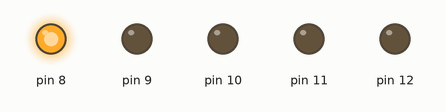
This sketch was run on a simulated Arduino Uno, built with avr-gcc and run on an emulated ATmega328P. On the bench: output pins drawn as LEDs (lit = HIGH). At 0.0 s the program stops and its outputs stay as they are.

Above: at 0.1 s.
Timing chart, 0 to 1.5 s (numbered marks = the images above):
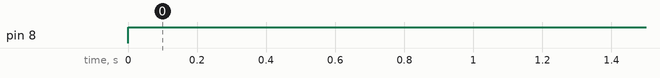

Measured:
- by itself, pin 8: LOW → HIGH at 0.00 s

The sketch:

sketch_jul04d.ino
```cpp
int x,i,j,k,l,m;
int a[33];

void setup() {
  pinMode(12, OUTPUT);
  pinMode(11, OUTPUT);
  pinMode(10, OUTPUT);
  pinMode(9, OUTPUT);
  pinMode(8, OUTPUT);

}

void loop() {

  for(i=0;i<32;i++)
  {
   L1:x=i/2;
      if(x<2)
      {
              {
                if(x%2==1)
                     digitalWrite(8,HIGH);

              else  digitalWrite(8,LOW);
      }
      }

      else
      {
   for(i=12;i<10;i--)
    if(i%2==1)
    digitalWrite(i,HIGH);
    else
    digitalWrite(i,LOW);
    goto L1;
  }
  }
}
```
